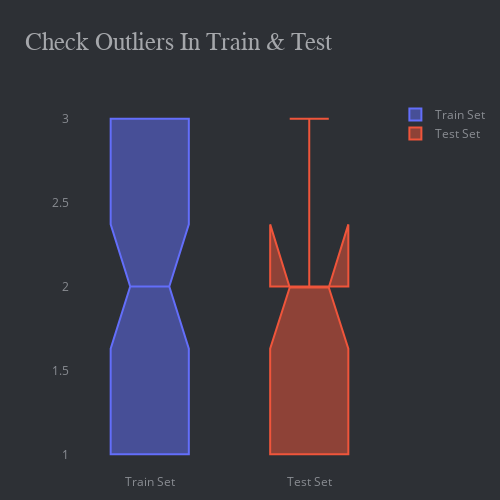

Source (notebook cell):
### Code cell
# fig = make_subplots(rows=1, cols=2, specs=[[{'type':'domain'},{'type':'domain'}]])
fig = go.Figure()
fig.add_trace(go.Box(y=df_train['subject'], name="Train Set", notched=True))
fig.add_trace(go.Box( y=df_test['subject'], name="Test Set", notched=True))


fig.update_xaxes(showgrid=False)
fig.update_layout(
    title="Check Outliers In Train & Test",
    height=500, width=500,
    title_font=dict(size=25, color='#a5a7ab', family='Muli'),
    font=dict(color='#8a8d93'),
    plot_bgcolor='#2d3035', paper_bgcolor='#2d3035',
    margin=dict(t=100, b=10, l=70, r=40), 
    )
fig.update_xaxes(showgrid=False)
fig.update_yaxes(showgrid=False)

### Figure 1 — Plotly figure (JSON) as saved in the notebook; plotly's stock layout.template omitted (floating-point values rounded to 4 significant figures)
{"data": [{"name": "Train Set", "notched": true, "type": "box", "y": [2, 3, 3, 3, 3, 2, 2, 1, 3, 3, 2, 3, 1, 3, 1, 2, 2, 1, 2, 2, 1, 3, 1, 1, 3, 1, 2, 1, 1, 1, 1, 2, 1, 3, 1, 3, 2, 3, 3, 2, 2, 2, 2, 3, 3, 1, 3, 2, 2, 2, 3, 2, 2, 3, 2, 3, 3, 2, 1, 1, 2, 1, 1, 1, 3, 3, 3, 1, 3, 3, 1, 2]}, {"name": "Test Set", "notched": true, "type": "box", "y": [2, 1, 2, 3, 1, 1, 2, 3, 1, 2, 3, 2, 2, 3, 1, 1, 1, 1]}], "layout": {"font": {"color": "#8a8d93"}, "height": 500, "margin": {"b": 10, "l": 70, "r": 40, "t": 100}, "paper_bgcolor": "#2d3035", "plot_bgcolor": "#2d3035", "title": {"font": {"color": "#a5a7ab", "family": "Muli", "size": 25}, "text": "Check Outliers In Train & Test"}, "width": 500, "xaxis": {"showgrid": false}, "yaxis": {"showgrid": false}}}
